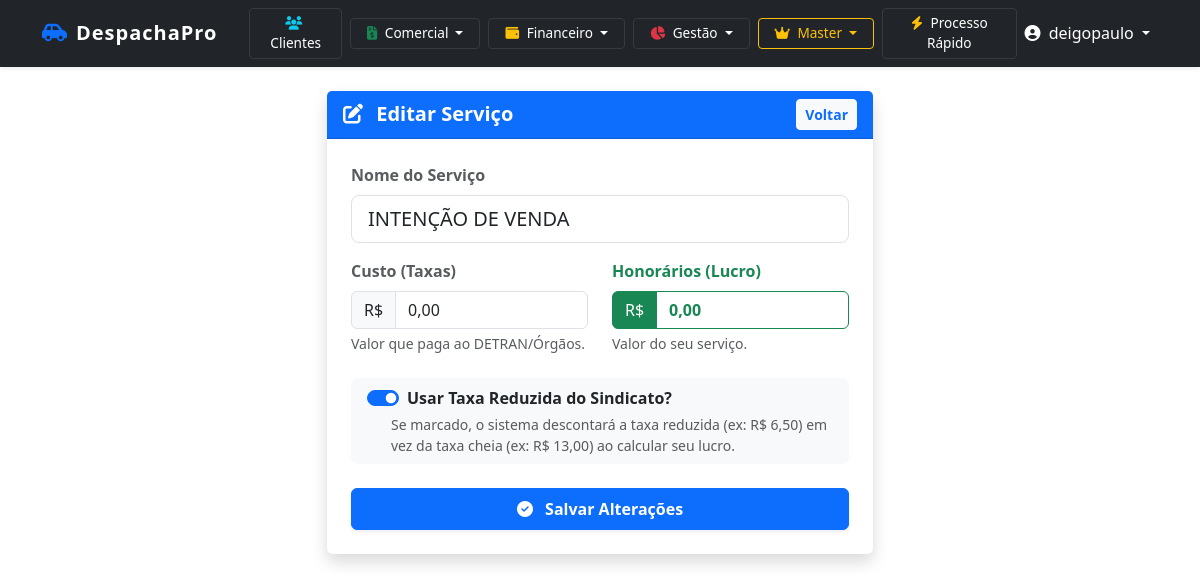
The app's page /servicos/editar/1/ (signed in) with its own data.
### cadastro/models.py (models this page shows, shortened)
class TipoServico(models.Model):
    despachante = models.ForeignKey(Despachante, on_delete=models.CASCADE)
    nome = models.CharField(max_length=100)
    valor_base = models.DecimalField(max_digits=10, decimal_places=2, default=0.00, verbose_name="Custo DETRAN")
    honorarios = models.DecimalField(max_digits=10, decimal_places=2, default=0.00, verbose_name="Lucro/Honorários")
    usa_taxa_sindego_reduzida = models.BooleanField(
        default=False,
        verbose_name="Usa Taxa Reduzida (Sindego)?",
        help_text="Marque se este serviço paga a taxa menor (Ex: R$ 6,50) em vez da cheia (Ex: R$ 13,00)."
    )
    isenta_taxa_sindego = models.BooleanField(
        default=False,
        verbose_name="Isento de Taxa Sindical?",
        help_text="Se marcado, o valor da taxa sindical será R$ 0,00."
    )
    ativo = models.BooleanField(default=True)

### cadastro/views.py (the view, shortened to what this page needs)
# urls.py: path('servicos/editar/<int:id>/', views.editar_servico, name='editar_servico'),
@login_required
@user_passes_test(is_admin_or_superuser, login_url='/dashboard/')
def editar_servico(request, id):
    if not request.user.is_superuser and not request.user.perfilusuario.tipo_usuario == 'ADMIN':
        messages.error(request, "Você não tem permissão para editar serviços.")
        return redirect('gerenciar_servicos')
    servico = get_object_or_404(TipoServico, id=id)
    return render(request, 'cadastro/editar_servico.html', {'servico': servico})

### cadastro/views.py (called while the page is built)
def is_admin_or_superuser(user):
    if not user.is_authenticated:
        return False
    if user.is_superuser:
        return True
    if hasattr(user, 'perfilusuario') and user.perfilusuario.tipo_usuario == 'ADMIN':
        return True
    return False

### cadastro/templates/cadastro/editar_servico.html (shortened to what this page needs)
{% extends 'base.html' %}
{% block content %}
<div class="row justify-content-center mt-4">
    <div class="col-md-6">
        <div class="card shadow border-0">
            <div class="card-header bg-primary text-white d-flex justify-content-between align-items-center">
                <h5 class="mb-0 fw-bold"><i class="fas fa-edit me-2"></i> Editar Serviço</h5>
                <a href="{% url 'gerenciar_servicos' %}" class="btn btn-sm btn-light text-primary fw-bold">Voltar</a>
            </div>
            <div class="card-body p-4">
                <form method="post">
                    <div class="mb-3">
                        <label class="form-label fw-bold text-muted">Nome do Serviço</label>
                        <input type="text" name="nome" class="form-control form-control-lg"
                               value="{{ servico.nome }}" required>
                    </div>
                    <div class="row">
                        <div class="col-6 mb-4">
                            <label class="form-label fw-bold text-muted">Custo (Taxas)</label>
                            <div class="input-group">
                                <span class="input-group-text">R$</span>
                                <input type="text" name="valor_base" class="form-control mask-money"
                                       value="{{ servico.valor_base|floatformat:2 }}">
                            </div>
                            <div class="form-text small">Valor que paga ao DETRAN/Órgãos.</div>
                        </div>
                        <div class="col-6 mb-4">
                            <label class="form-label fw-bold text-success">Honorários (Lucro)</label>
                            <div class="input-group">
                                <span class="input-group-text bg-success text-white border-success">R$</span>
                                <input type="text" name="honorarios" class="form-control mask-money border-success fw-bold text-success"
                                       value="{{ servico.honorarios|floatformat:2 }}">
                            </div>
                            <div class="form-text small">Valor do seu serviço.</div>
                        </div>
                    </div>
                    <div class="card bg-light border-0 mb-4">
                        <div class="card-body py-2">
                            <div class="form-check form-switch">
                                <input class="form-check-input" type="checkbox" id="taxaSindical" name="usa_taxa_sindego_reduzida" {% if servico.usa_taxa_sindego_reduzida %}checked{% endif %}>
                                <label class="form-check-label fw-bold text-dark" for="taxaSindical">
                                    Usar Taxa Reduzida do Sindicato?
                                </label>
                            </div>
                            <div class="small text-muted mt-1 ms-4">
                                Se marcado, o sistema descontará a taxa reduzida (ex: R$ 6,50) em vez da taxa cheia (ex: R$ 13,00) ao calcular seu lucro.
                            </div>
                        </div>
                    </div>
                    <button type="submit" class="btn btn-primary w-100 py-2 fw-bold shadow-sm">
                        <i class="fas fa-check-circle me-2"></i> Salvar Alterações
                    </button>
                </form>
            </div>
        </div>
    </div>
</div>
{% endblock %}

### cadastro/templates/base.html (shortened to what this page needs)
<!DOCTYPE html>
<html lang="pt-br">
<head>
    {% load static %}
    <link href="{% static 'css/bootstrap.min.css' %}" rel="stylesheet">
    <link href="{% static 'css/custom.css' %}" rel="stylesheet">
    <link href="https://cdnjs.cloudflare.com/ajax/libs/font-awesome/6.4.0/css/all.min.css" rel="stylesheet">
</head>
<body>
<nav class="navbar navbar-expand-lg navbar-dark bg-dark sticky-top shadow-sm">
    <div class="container">
        <a class="navbar-brand d-flex align-items-center" href="{% url 'dashboard' %}">
            {% if user.is_authenticated and user.perfilusuario.despachante.logo %}
                <img src="{{ user.perfilusuario.despachante.logo.url }}" alt="Logo" class="me-2">
            {% else %}
                <i class="fas fa-car-side text-primary me-2"></i> DespachaPro
            {% endif %}
        </a>
        {% if user.is_authenticated %}
        <div class="collapse navbar-collapse" id="navbarNav">
            <ul class="navbar-nav me-auto align-items-center">
                <li class="nav-item ms-lg-3 mt-2 mt-lg-0">
                    <a href="{% url 'lista_clientes' %}" class="btn btn-nav-dark btn-sm px-3">
                        <i class="fas fa-users me-1 text-info"></i> Clientes
                    </a>
                </li>
                <li class="nav-item dropdown ms-lg-2 mt-2 mt-lg-0">
                    <a class="btn btn-nav-dark btn-sm px-3 dropdown-toggle" href="#" role="button" data-bs-toggle="dropdown">
                        <i class="fas fa-file-invoice-dollar me-1 text-success"></i> Comercial
                    </a>
                </li>
                {% if user.is_superuser or user.perfilusuario.tipo_usuario == 'ADMIN' %}
                <li class="nav-item dropdown ms-lg-2 mt-2 mt-lg-0">
                    <a class="btn btn-nav-dark btn-sm px-3 dropdown-toggle" href="#" role="button" data-bs-toggle="dropdown">
                        <i class="fas fa-wallet me-1 text-warning"></i> Financeiro
                    </a>
                </li>
                {% endif %}
                <li class="nav-item dropdown ms-lg-2 mt-2 mt-lg-0">
                    <a class="btn btn-nav-dark btn-sm px-3 dropdown-toggle" href="#" role="button" data-bs-toggle="dropdown">
                        <i class="fas fa-chart-pie me-1 text-danger"></i> Gestão
                    </a>
                </li>
                {% if user.is_superuser %}
                <li class="nav-item dropdown ms-lg-2 mt-2 mt-lg-0">
                    <a class="btn btn-nav-dark btn-sm px-3 dropdown-toggle border-warning text-warning" href="#" role="button" data-bs-toggle="dropdown">
                        <i class="fas fa-crown me-1"></i> Master
                    </a>
                </li>
                {% endif %}
                <li class="nav-item ms-lg-2 mt-2 mt-lg-0">
                    <a href="{% url 'cadastro_rapido' %}" class="btn btn-nav-dark btn-sm px-3">
                        <i class="fas fa-bolt me-1 text-warning"></i> Processo Rápido
                    </a>
                </li>
            </ul>
            <ul class="navbar-nav ms-auto">
                <li class="nav-item dropdown">
                    <a class="nav-link dropdown-toggle text-white" href="#" role="button" data-bs-toggle="dropdown">
                        <i class="fas fa-user-circle me-1"></i> {{ user.username }}
                    </a>
                </li>
            </ul>
        </div>
        {% endif %}
    </div>
</nav>
<div class="container mt-4 mb-5">
    {% block content %}{% endblock %}
</div>
</body>
</html>

### static/css/custom.css (style rules this page uses)
.navbar-brand { font-weight: 700; letter-spacing: 1px; }

### cadastro/templates/base.html (style rules this page uses)
.btn-nav-dark { background-color: #212529; color: #ffffff; border: 1px solid #373b3e; font-size: 0.85rem; transition: all 0.2s; }

### records on screen
TipoServico: nome "INTENÇÃO DE VENDA", valor_base "0,00", honorarios "0,00", usa_taxa_sindego_reduzida "☑"

### other values on screen
{{ user.username }} "deigopaulo"
